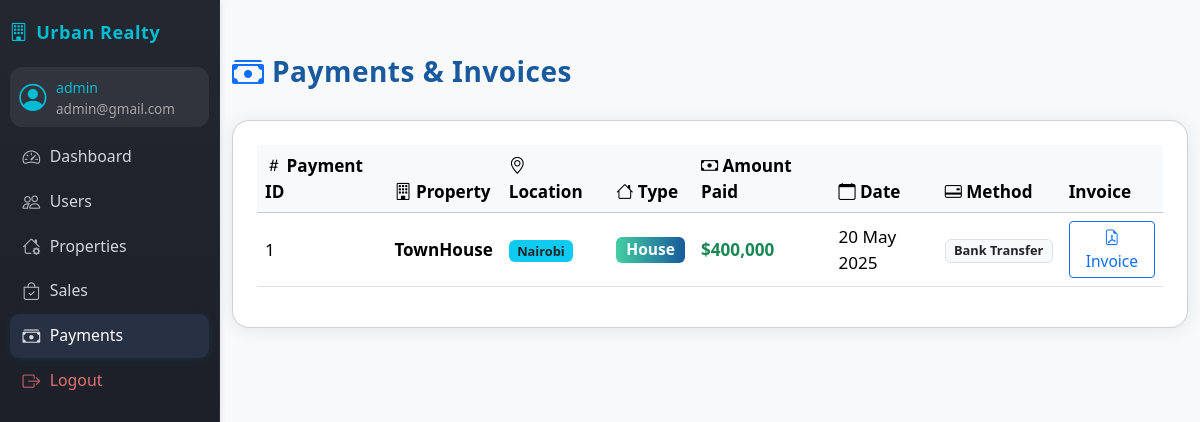
Page /payments/view_payments.php (signed in) on the committed database.
### tables this page shows
CREATE TABLE `users` (
  `id` int(11) NOT NULL AUTO_INCREMENT,
  `username` varchar(100) DEFAULT NULL,
  `password` varchar(255) DEFAULT NULL,
  `email` varchar(100) DEFAULT NULL,
  `role` enum('admin','agent','client') DEFAULT NULL,
  `created_at` datetime DEFAULT current_timestamp(),
  PRIMARY KEY (`id`),
  UNIQUE KEY `username` (`username`),
  UNIQUE KEY `email` (`email`)
);

CREATE TABLE `payments` (
  `id` int(11) NOT NULL AUTO_INCREMENT,
  `sale_id` int(11) DEFAULT NULL,
  `amount` decimal(12,2) DEFAULT NULL,
  `payment_date` datetime DEFAULT current_timestamp(),
  `method` varchar(50) DEFAULT NULL,
  `invoice_file` varchar(255) DEFAULT NULL,
  PRIMARY KEY (`id`),
  KEY `sale_id` (`sale_id`),
  CONSTRAINT `payments_ibfk_1` FOREIGN KEY (`sale_id`) REFERENCES `sales` (`id`)
);

CREATE TABLE `properties` (
  `id` int(11) NOT NULL AUTO_INCREMENT,
  `agent_id` int(11) DEFAULT NULL,
  `title` varchar(255) DEFAULT NULL,
  `description` text DEFAULT NULL,
  `price` decimal(12,2) DEFAULT NULL,
  `location` varchar(100) DEFAULT NULL,
  `type` enum('apartment','house','land','commercial') DEFAULT NULL,
  `image` varchar(255) DEFAULT NULL,
  `status` enum('available','sold') DEFAULT 'available',
  `created_at` datetime DEFAULT current_timestamp(),
  PRIMARY KEY (`id`),
  KEY `agent_id` (`agent_id`),
  CONSTRAINT `properties_ibfk_1` FOREIGN KEY (`agent_id`) REFERENCES `users` (`id`)
);

### payments/view_payments.php (the view, shortened to what this page needs)
<?php
require_once('../includes/db.php');
$r = $_SESSION['role'];
$uid = $_SESSION['user_id'];
$where = ($r=='client') ? "WHERE s.client_id=$uid" : (($r=='agent') ? "WHERE s.agent_id=$uid" : "");
$sql="SELECT p.*, s.property_id, s.sale_price, pr.title, pr.type, pr.location FROM payments p
      JOIN sales s ON p.sale_id=s.id
      JOIN properties pr ON s.property_id=pr.id
      $where ORDER BY p.id DESC";
$res=$conn->query($sql);
?>
<!DOCTYPE html>
<html lang="en">
<head>
    <link rel="stylesheet" href="../assets/css/bootstrap.min.css">
    <link rel="stylesheet" href="https://cdn.jsdelivr.net/npm/bootstrap-icons@1.11.3/font/bootstrap-icons.min.css">
</head>
<body>
    <?php include('../includes/sidebar.php'); ?>
    <div class="container mt-5" style="max-width: 1100px;">
        <div class="d-flex align-items-center mb-4">
            <i class="bi bi-cash-stack fs-2 me-2 text-primary"></i>
            <h3 class="fw-bold mb-0" style="color:#185a9d;letter-spacing:.5px;">Payments & Invoices</h3>
        </div>
        <div class="card invoice-card p-4 mb-5">
            <div class="table-responsive">
            <table class="table table-hover align-middle table-invoice bg-white rounded">
                <thead class="table-light">
                    <tr>
                        <th><i class="bi bi-hash"></i> Payment ID</th>
                        <th><i class="bi bi-building"></i> Property</th>
                        <th><i class="bi bi-geo-alt"></i> Location</th>
                        <th><i class="bi bi-house"></i> Type</th>
                        <th><i class="bi bi-cash"></i> Amount Paid</th>
                        <th><i class="bi bi-calendar"></i> Date</th>
                        <th><i class="bi bi-credit-card-2-back"></i> Method</th>
                        <th>Invoice</th>
                    </tr>
                </thead>
                <tbody>
                <?php while($row=$res->fetch_assoc()): ?>
                    <tr>
                        <td><?=$row['id']?></td>
                        <td>
                            <span class="fw-bold"><?=htmlspecialchars($row['title'])?></span>
                        </td>
                        <td><span class="badge bg-info text-dark"><?=$row['location']?></span></td>
                        <td><span class="badge badge-type"><?=ucfirst($row['type'])?></span></td>
                        <td class="text-success fw-bold">$<?=number_format($row['amount'])?></td>
                        <td><?=date('d M Y', strtotime($row['payment_date']))?></td>
                        <td>
                            <span class="badge bg-light border text-dark"><?=$row['method']?></span>
                        </td>
                        <td>
                            <button class="btn btn-outline-primary btn-invoice btn-sm"
                                onclick="showInvoiceModal(
                                    '<?=$row['id']?>',
                                    '<?=htmlspecialchars(addslashes($row['title']))?>',
                                    '<?=htmlspecialchars(addslashes($row['location']))?>',
                                    '<?=ucfirst($row['type'])?>',
                                    '<?=$row['property_id']?>',
                                    '<?=number_format($row['sale_price'])?>',
                                    '<?=number_format($row['amount'])?>',
                                    '<?=$row['payment_date']?>',
                                    '<?=$row['method']?>'
                                )">
                                <i class="bi bi-file-earmark-pdf"></i> Invoice
                            </button>
                        </td>
                    </tr>
                <?php endwhile; ?>
                </tbody>
            </table>
            </div>
        </div>
    </div>
</body>
</html>

### includes/sidebar.php (shortened to what this page needs)
<?php
$role = $_SESSION['role'];
$user_id = $_SESSION['user_id'] ?? null;
$user_name = '';
$user_email = '';
if ($user_id) {
    $user_res = $conn->query("SELECT username,email FROM users WHERE id=$user_id");
    if ($user_res && $user_res->num_rows) {
        $u = $user_res->fetch_assoc();
        $user_name = htmlspecialchars($u['username']);
        $user_email = htmlspecialchars($u['email']);
    }
}
?>
<head>
    <link rel="stylesheet" href="https://cdn.jsdelivr.net/npm/bootstrap-icons@1.11.3/font/bootstrap-icons.min.css">
</head>
<nav class="sidebar">
    <div class="sidebar-brand">
        <i class="bi bi-building"></i> Urban Realty
    </div>
    <div class="user-mini-profile mb-2">
        <i class="bi bi-person-circle"></i>
        <div class="user-details">
            <span><?= $user_name ?: ucfirst($role) ?></span>
            <small style="color:#a5a5a5;font-size:0.95em;"><?= $user_email ?></small>
        </div>
    </div>
    <ul class="nav flex-column">
        <?php if($role=='admin'): ?>
            <li><a href="../dashboards/admin_dashboard.php" class="nav-link <?=strpos($_SERVER['PHP_SELF'],'admin_analytics.php')!==false?'active':''?>"><i class="bi bi-speedometer2"></i> Dashboard</a></li>
            <li><a href="../users/manage_users.php" class="nav-link <?=strpos($_SERVER['PHP_SELF'],'manage_users.php')!==false?'active':''?>"><i class="bi bi-people"></i> Users</a></li>
            <li><a href="../properties/manage_properties.php" class="nav-link <?=strpos($_SERVER['PHP_SELF'],'manage_properties.php')!==false?'active':''?>"><i class="bi bi-house-gear"></i> Properties</a></li>
            <li><a href="../sales/view_sales.php" class="nav-link <?=strpos($_SERVER['PHP_SELF'],'view_sales.php')!==false?'active':''?>"><i class="bi bi-bag-check"></i> Sales</a></li>
            <li><a href="../payments/view_payments.php" class="nav-link <?=strpos($_SERVER['PHP_SELF'],'view_payments.php')!==false?'active':''?>"><i class="bi bi-cash-stack"></i> Payments</a></li>
        <?php endif; ?>
        <li><a href="../auth/logout.php" class="nav-link text-danger"><i class="bi bi-box-arrow-right"></i> Logout</a></li>
    </ul>
</nav>

### payments/view_payments.php (style rules this page uses)
body { background: #f8f9fa; }
.invoice-card { border-radius: 1.1rem; box-shadow: 0 2px 18px rgba(30,46,80,.09); }
.table-invoice th, .table-invoice td { font-size: 1.07rem; }
.btn-invoice { font-size: .97rem; }
.badge-type { background: linear-gradient(90deg,#43cea2,#185a9d); color:#fff; font-size:.97rem; }

### includes/sidebar.php (style rules this page uses)
.sidebar { position: fixed; top: 0; left: 0; height: 100vh; width: 220px; background: linear-gradient(180deg,#23272f 0,#171923 100%); color: #fff; padding: 1.2rem 0.6rem 1rem 0.6rem; z-index: 1000; border-right: 1px solid #292b36; box-shadow: 1px 0 6px rgba(0,0,0,0.09); display: flex; flex-direction: column; font-size: 0.96rem; overflow-y: auto; min-height: 0; max-height: 100vh; }
.sidebar-brand { font-size: 1.13rem; font-weight: 600; letter-spacing: .5px; margin-bottom: 1.3rem; color: #00bcd4; display: flex; align-items:center; gap: 0.5rem; }
.sidebar .user-mini-profile { background: rgba(255,255,255,0.07); border-radius: .75rem; padding: .6rem .6rem .5rem .6rem; margin-bottom: 1.5rem; font-size: .89rem; display: flex; align-items: center; gap: 0.6rem; }
.sidebar .user-mini-profile .bi-person-circle { font-size: 1.7rem; color: #00bcd4; }
.sidebar .user-mini-profile .user-details span { display: block; color: #00bcd4; font-weight: 500; margin-bottom: 0; font-size: 0.99em; }
.sidebar .nav { flex: 1 1 auto; margin-bottom: 1.4rem; }
.sidebar .nav-link { color: #d1d6de; margin-bottom: .10rem; padding: .52rem 0.8rem; font-size: 0.99rem; border-radius: .6rem; display: flex; align-items: center; gap: .60rem; transition: background .14s, color .13s; font-weight: 500; }
.sidebar .nav-link.active, .sidebar .nav-link:hover, .sidebar .nav-link:focus { color: #fff !important; background: #283043 !important; box-shadow: 0 1px 7px rgba(0,188,212,.09); }
.sidebar .nav-link .bi { font-size: 1.12em; opacity: 0.82; }
.sidebar .nav-link.text-danger { color: #e57373 !important; }
body { margin-left: 220px !important; }

### rows in the picture
users: username "admin", email "admin@gmail.com"
payments: id "1", properties.title "TownHouse", properties.location "Nairobi", properties.type "House", amount "400,000", payment_date "20 May 2025", method "Bank Transfer"
